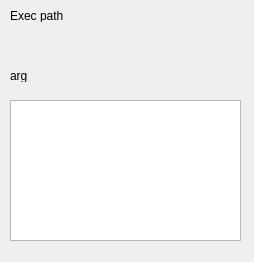
<?xml version="1.0" encoding="UTF-8"?>
<ui version="4.0">
 <class>DAUtilityNodeAppExecuteSettingWidget</class>
 <widget class="QWidget" name="DAUtilityNodeAppExecuteSettingWidget">
  <property name="geometry">
   <rect>
    <x>0</x>
    <y>0</y>
    <width>254</width>
    <height>262</height>
   </rect>
  </property>
  <property name="windowTitle">
   <string>Form</string>
  </property>
  <widget class="QLabel" name="label">
   <property name="geometry">
    <rect>
     <x>10</x>
     <y>10</y>
     <width>54</width>
     <height>12</height>
    </rect>
   </property>
   <property name="text">
    <string>Exec path</string>
   </property>
  </widget>
  <widget class="QLabel" name="label_2">
   <property name="geometry">
    <rect>
     <x>10</x>
     <y>70</y>
     <width>54</width>
     <height>12</height>
    </rect>
   </property>
   <property name="text">
    <string>arg</string>
   </property>
  </widget>
  <widget class="QTextEdit" name="textEdit">
   <property name="geometry">
    <rect>
     <x>10</x>
     <y>100</y>
     <width>231</width>
     <height>141</height>
    </rect>
   </property>
  </widget>
 </widget>
 <resources/>
 <connections/>
</ui>
